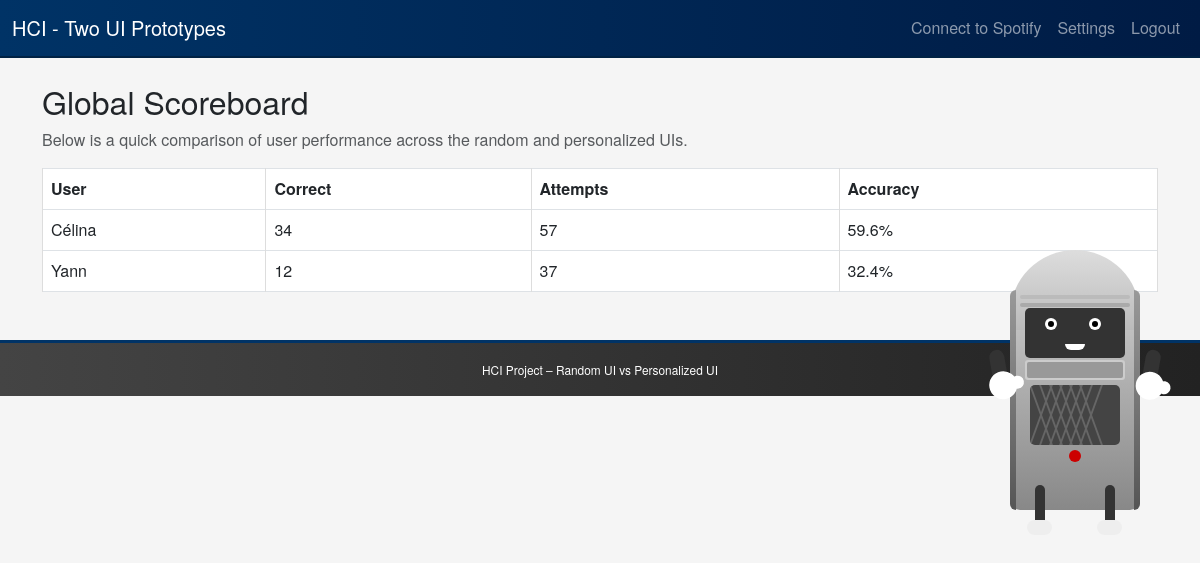
Page /scoreboard (signed in) on the earlier database version.
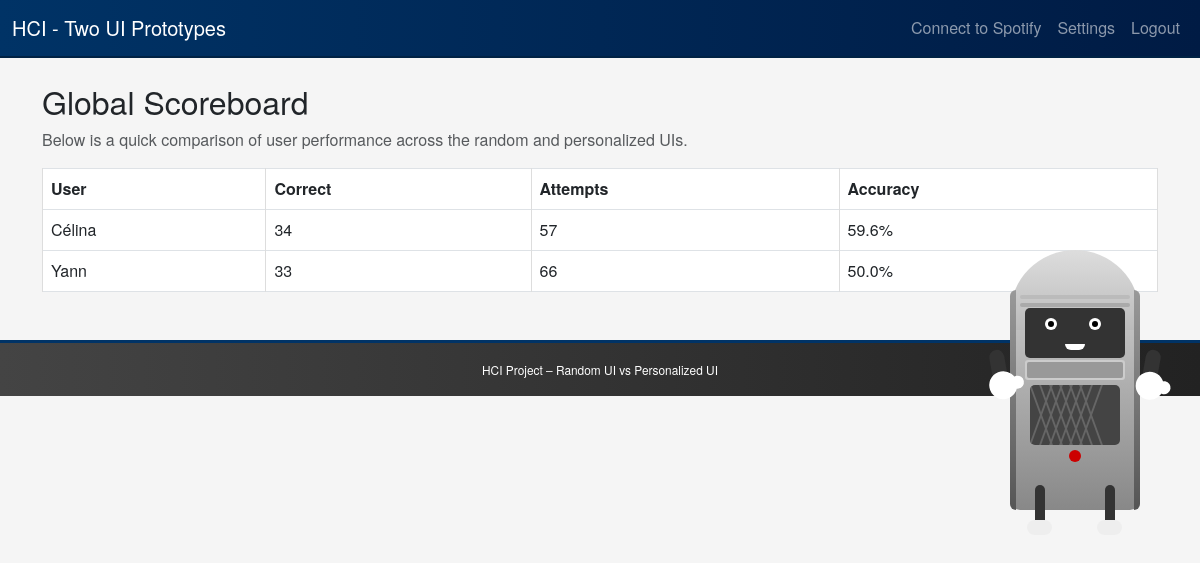
Same page on the later database version.
### models.py (models this page shows, shortened)
class User(db.Model):
    id = db.Column(db.Integer, primary_key=True)
    username = db.Column(db.String(80), unique=True, nullable=False)
    password = db.Column(db.String(80), nullable=False)
    total_correct = db.Column(db.Integer, default=0)
    total_attempts = db.Column(db.Integer, default=0)
    missed_songs = db.Column(db.String(1000), default="[]")

### routes/quiz.py (the view)
@quiz_bp.route('/scoreboard')
@require_login
def scoreboard():
    users = User.query.all()
    def accuracy(u):
        if u.total_attempts == 0:
            return 0
        return u.total_correct / u.total_attempts
    sorted_users = sorted(users, key=lambda x: (accuracy(x), x.total_correct), reverse=True)
    return render_template('scoreboard.html', all_users=sorted_users)

### app.py (called while the page is built)
def create_app():
    load_dotenv()
    app = Flask(__name__)
    app.secret_key = "ANY_RANDOM_SECRET_FOR_DEVELOPMENT"  # For dev only
    app.config["SQLALCHEMY_DATABASE_URI"] = "sqlite:///guessing_game.db"
    app.config["SQLALCHEMY_TRACK_MODIFICATIONS"] = False
    db.init_app(app)
    @app.context_processor
    def inject_now():
        return {"now": datetime.datetime.now}
    @app.context_processor
    def inject_buddy_message():
        return {"buddy_message": session.get("buddy_message", "")}
    from routes.auth import auth_bp
    from routes.quiz import quiz_bp
    app.register_blueprint(auth_bp)
    app.register_blueprint(quiz_bp)
    with app.app_context():
        db.create_all()
    return app

### routes/quiz.py (called while the page is built)
def current_user():
    uid = session.get("user_id")
    if not uid:
        return None
    return User.query.get(uid)

def require_login(f):
    from functools import wraps
    @wraps(f)
    def wrapper(*args, **kwargs):
        if not current_user():
            flash("Please log in first!", "warning")
            return redirect(url_for('auth_bp.login'))
        return f(*args, **kwargs)
    return wrapper

### templates/scoreboard.html
{% extends "layout.html" %}
{% block content %}
<h2>Global Scoreboard</h2>
<p class="text-muted">Below is a quick comparison of user performance across the random and personalized UIs.</p>
<table class="table table-bordered">
  <thead>
    <tr>
      <th>User</th>
      <th>Correct</th>
      <th>Attempts</th>
      <th>Accuracy</th>
    </tr>
  </thead>
  <tbody>
    {% for u in all_users %}
      {% set accuracy = 0 %}
      {% if u.total_attempts != 0 %}
        {% set accuracy = (u.total_correct / u.total_attempts) * 100 %}
      {% endif %}
      <tr>
        <td>{{ u.username }}</td>
        <td>{{ u.total_correct }}</td>
        <td>{{ u.total_attempts }}</td>
        <td>{{ accuracy|round(1) }}%</td>
      </tr>
    {% endfor %}
  </tbody>
</table>
{% endblock %}

Differences in the rows shown:
changed User "Yann": total_correct "12" → "33"; total_attempts "37" → "66"; accuracy "32.4" → "50.0"
